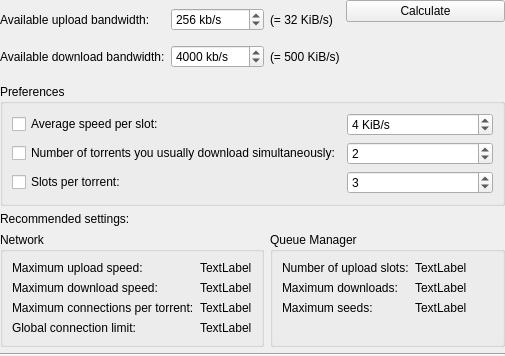
<ui version="4.0" >
 <class>RecommendedSettingsDlg</class>
 <widget class="QWidget" name="RecommendedSettingsDlg" >
  <property name="geometry" >
   <rect>
    <x>0</x>
    <y>0</y>
    <width>505</width>
    <height>356</height>
   </rect>
  </property>
  <property name="windowTitle" >
   <string>Recommended Settings</string>
  </property>
  <layout class="QVBoxLayout" name="verticalLayout_2" >
   <property name="margin" >
    <number>0</number>
   </property>
   <item>
    <layout class="QHBoxLayout" name="horizontalLayout" >
     <item>
      <layout class="QGridLayout" name="gridLayout" >
       <item row="0" column="0" >
        <widget class="QLabel" name="label" >
         <property name="text" >
          <string>Available upload bandwidth:</string>
         </property>
        </widget>
       </item>
       <item row="0" column="1" >
        <widget class="QSpinBox" name="m_upload_bw" >
         <property name="specialValueText" >
          <string> Kbps</string>
         </property>
         <property name="suffix" >
          <string> kb/s</string>
         </property>
         <property name="minimum" >
          <number>1</number>
         </property>
         <property name="maximum" >
          <number>100000000</number>
         </property>
         <property name="value" >
          <number>256</number>
         </property>
        </widget>
       </item>
       <item row="1" column="0" >
        <widget class="QLabel" name="label_2" >
         <property name="text" >
          <string>Available download bandwidth:</string>
         </property>
        </widget>
       </item>
       <item row="1" column="1" >
        <widget class="QSpinBox" name="m_download_bw" >
         <property name="specialValueText" >
          <string> Kbps</string>
         </property>
         <property name="suffix" >
          <string> kb/s</string>
         </property>
         <property name="minimum" >
          <number>1</number>
         </property>
         <property name="maximum" >
          <number>100000000</number>
         </property>
         <property name="value" >
          <number>4000</number>
         </property>
        </widget>
       </item>
       <item row="0" column="2" >
        <widget class="QLabel" name="m_upload_bw_display" >
         <property name="text" >
          <string>(= 32 KiB/s)</string>
         </property>
        </widget>
       </item>
       <item row="1" column="2" >
        <widget class="QLabel" name="m_download_bw_display" >
         <property name="text" >
          <string>(= 500 KiB/s)</string>
         </property>
        </widget>
       </item>
      </layout>
     </item>
     <item>
      <layout class="QVBoxLayout" name="verticalLayout" >
       <item>
        <widget class="KPushButton" name="m_calculate" >
         <property name="text" >
          <string>Calculate</string>
         </property>
        </widget>
       </item>
       <item>
        <spacer name="verticalSpacer" >
         <property name="orientation" >
          <enum>Qt::Vertical</enum>
         </property>
         <property name="sizeHint" stdset="0" >
          <size>
           <width>20</width>
           <height>40</height>
          </size>
         </property>
        </spacer>
       </item>
      </layout>
     </item>
    </layout>
   </item>
   <item>
    <widget class="QGroupBox" name="groupBox_3" >
     <property name="title" >
      <string>Preferences</string>
     </property>
     <layout class="QGridLayout" name="gridLayout_3" >
      <item row="0" column="0" >
       <widget class="QCheckBox" name="m_chk_avg_speed_slot" >
        <property name="text" >
         <string>Average speed per slot:</string>
        </property>
       </widget>
      </item>
      <item row="0" column="1" >
       <widget class="QSpinBox" name="m_avg_speed_slot" >
        <property name="suffix" >
         <string> KiB/s</string>
        </property>
        <property name="minimum" >
         <number>1</number>
        </property>
        <property name="maximum" >
         <number>100000000</number>
        </property>
        <property name="value" >
         <number>4</number>
        </property>
       </widget>
      </item>
      <item row="1" column="0" >
       <widget class="QCheckBox" name="m_chk_sim_torrents" >
        <property name="text" >
         <string>Number of torrents you usually download simultaneously:</string>
        </property>
       </widget>
      </item>
      <item row="1" column="1" >
       <widget class="QSpinBox" name="m_sim_torrents" >
        <property name="minimum" >
         <number>1</number>
        </property>
        <property name="maximum" >
         <number>1000000</number>
        </property>
        <property name="value" >
         <number>2</number>
        </property>
       </widget>
      </item>
      <item row="2" column="0" >
       <widget class="QCheckBox" name="m_chk_slots" >
        <property name="text" >
         <string>Slots per torrent:</string>
        </property>
       </widget>
      </item>
      <item row="2" column="1" >
       <widget class="QSpinBox" name="m_slots" >
        <property name="minimum" >
         <number>1</number>
        </property>
        <property name="maximum" >
         <number>10000</number>
        </property>
        <property name="value" >
         <number>3</number>
        </property>
       </widget>
      </item>
     </layout>
    </widget>
   </item>
   <item>
    <widget class="QLabel" name="label_3" >
     <property name="text" >
      <string>Recommended settings:</string>
     </property>
    </widget>
   </item>
   <item>
    <layout class="QHBoxLayout" name="horizontalLayout_2" >
     <item>
      <widget class="QGroupBox" name="groupBox" >
       <property name="title" >
        <string>Network</string>
       </property>
       <layout class="QGridLayout" name="gridLayout_2" >
        <item row="0" column="0" >
         <widget class="QLabel" name="label_4" >
          <property name="text" >
           <string>Maximum upload speed:</string>
          </property>
         </widget>
        </item>
        <item row="0" column="1" >
         <widget class="QLabel" name="m_max_upload" >
          <property name="text" >
           <string comment="KDE::DoNotExtract" >TextLabel</string>
          </property>
         </widget>
        </item>
        <item row="1" column="0" >
         <widget class="QLabel" name="label_5" >
          <property name="text" >
           <string>Maximum download speed:</string>
          </property>
         </widget>
        </item>
        <item row="1" column="1" >
         <widget class="QLabel" name="m_max_download" >
          <property name="text" >
           <string comment="KDE::DoNotExtract" >TextLabel</string>
          </property>
         </widget>
        </item>
        <item row="2" column="0" >
         <widget class="QLabel" name="label_7" >
          <property name="text" >
           <string>Maximum connections per torrent:</string>
          </property>
         </widget>
        </item>
        <item row="2" column="1" >
         <widget class="QLabel" name="m_max_conn_per_torrent" >
          <property name="text" >
           <string comment="KDE::DoNotExtract" >TextLabel</string>
          </property>
         </widget>
        </item>
        <item row="3" column="0" >
         <widget class="QLabel" name="label_8" >
          <property name="text" >
           <string>Global connection limit:</string>
          </property>
         </widget>
        </item>
        <item row="3" column="1" >
         <widget class="QLabel" name="m_max_conn_global" >
          <property name="text" >
           <string comment="KDE::DoNotExtract" >TextLabel</string>
          </property>
         </widget>
        </item>
       </layout>
      </widget>
     </item>
     <item>
      <widget class="QGroupBox" name="groupBox_2" >
       <property name="title" >
        <string>Queue Manager</string>
       </property>
       <layout class="QVBoxLayout" name="verticalLayout_3" >
        <item>
         <layout class="QGridLayout" name="gridLayout_4" >
          <item row="0" column="0" >
           <widget class="QLabel" name="label_6" >
            <property name="text" >
             <string>Number of upload slots:</string>
            </property>
           </widget>
          </item>
          <item row="0" column="1" >
           <widget class="QLabel" name="m_upload_slots" >
            <property name="text" >
             <string comment="KDE::DoNotExtract" >TextLabel</string>
            </property>
           </widget>
          </item>
          <item row="1" column="0" >
           <widget class="QLabel" name="label_14" >
            <property name="text" >
             <string>Maximum downloads:</string>
            </property>
           </widget>
          </item>
          <item row="1" column="1" >
           <widget class="QLabel" name="m_max_downloads" >
            <property name="text" >
             <string comment="KDE::DoNotExtract" >TextLabel</string>
            </property>
           </widget>
          </item>
          <item row="2" column="0" >
           <widget class="QLabel" name="label_17" >
            <property name="text" >
             <string>Maximum seeds:</string>
            </property>
           </widget>
          </item>
          <item row="2" column="1" >
           <widget class="QLabel" name="m_max_seeds" >
            <property name="text" >
             <string comment="KDE::DoNotExtract" >TextLabel</string>
            </property>
           </widget>
          </item>
         </layout>
        </item>
        <item>
         <spacer name="verticalSpacer_2" >
          <property name="orientation" >
           <enum>Qt::Vertical</enum>
          </property>
          <property name="sizeHint" stdset="0" >
           <size>
            <width>20</width>
            <height>12</height>
           </size>
          </property>
         </spacer>
        </item>
       </layout>
      </widget>
     </item>
    </layout>
   </item>
   <item>
    <widget class="Line" name="line" >
     <property name="orientation" >
      <enum>Qt::Horizontal</enum>
     </property>
    </widget>
   </item>
  </layout>
 </widget>
 <customwidgets>
  <customwidget>
   <class>KPushButton</class>
   <extends>QPushButton</extends>
   <header>kpushbutton.h</header>
  </customwidget>
 </customwidgets>
 <resources/>
 <connections/>
</ui>
